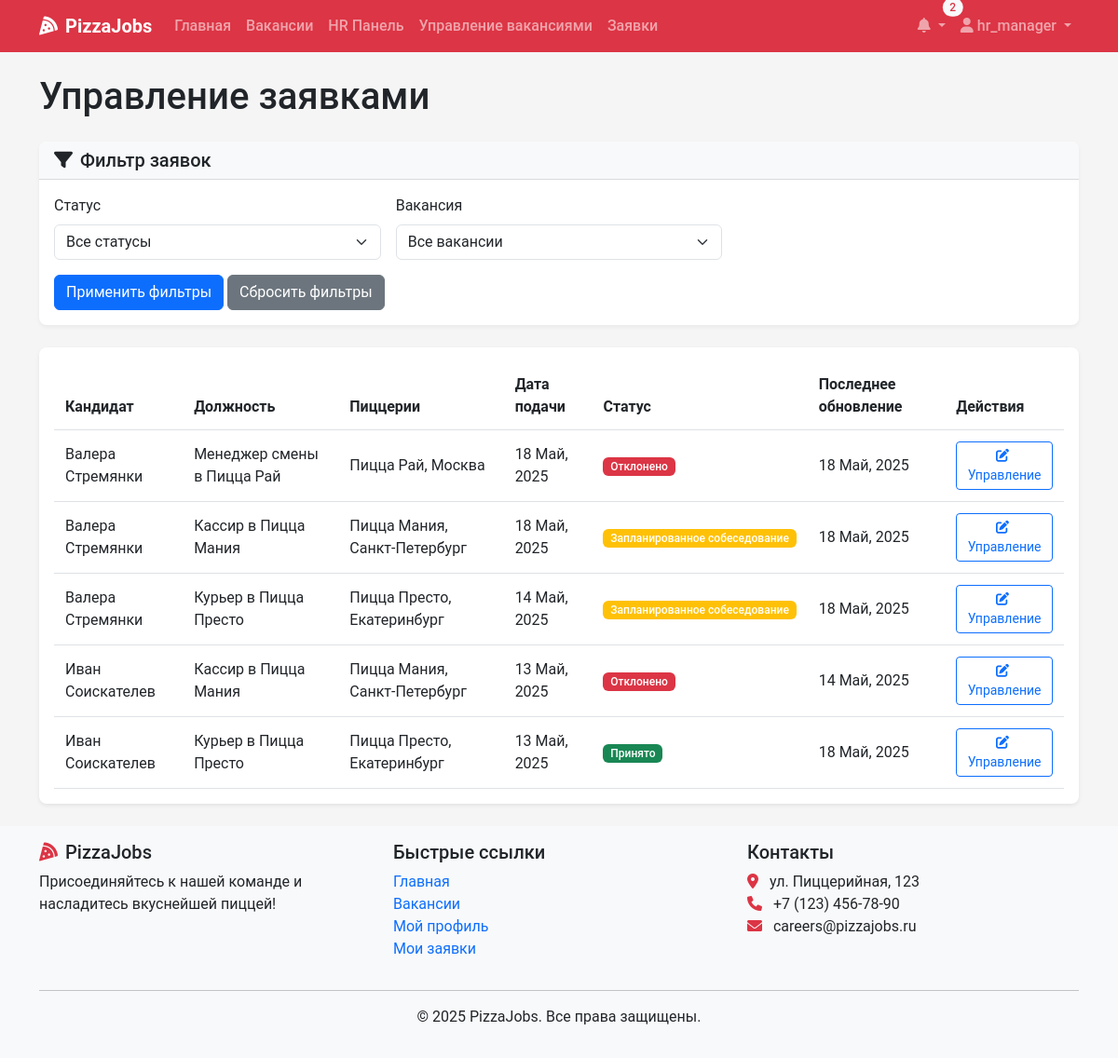
Page /applications/ (signed in) on the earlier database version.
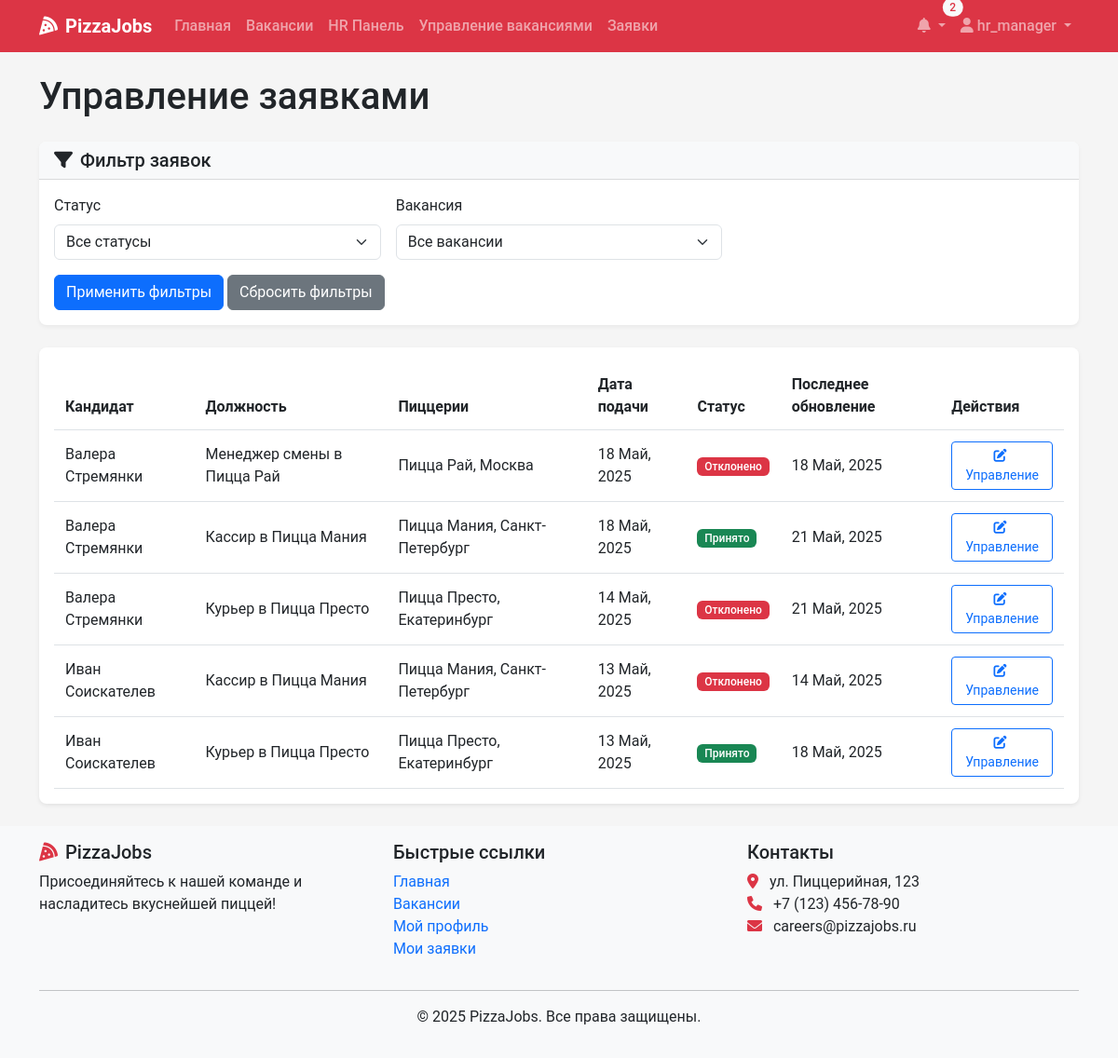
Same page on the later database version.
### recruitment/models.py (models this page shows, shortened)
class Application(models.Model):
    vacancy = models.ForeignKey(Vacancy, on_delete=models.CASCADE, related_name='applications')
    user = models.ForeignKey(User, on_delete=models.CASCADE, related_name='applications')
    resume = models.ForeignKey(Resume, on_delete=models.SET_NULL, null=True, blank=True, related_name='applications')
    cover_letter = models.TextField(blank=True, null=True)
    status = models.CharField(max_length=20, choices=ApplicationStatus.choices, default=ApplicationStatus.NEW)
    applied_at = models.DateTimeField(auto_now_add=True)
    updated_at = models.DateTimeField(auto_now=True)

class Vacancy(models.Model):
    title = models.CharField(max_length=100)
    position_type = models.ForeignKey(PositionType, on_delete=models.CASCADE, related_name='vacancies')
    restaurants = models.ManyToManyField(Restaurant, related_name='vacancies')
    description = models.TextField()
    requirements = models.TextField()
    responsibilities = models.TextField()
    conditions = models.TextField()
    salary_min = models.DecimalField(max_digits=10, decimal_places=2, null=True, blank=True)
    salary_max = models.DecimalField(max_digits=10, decimal_places=2, null=True, blank=True)
    is_active = models.BooleanField(default=True)
    created_at = models.DateTimeField(auto_now_add=True)
    updated_at = models.DateTimeField(auto_now=True)
    created_by = models.ForeignKey(User, on_delete=models.SET_NULL, null=True, related_name='created_vacancies')
    class Meta:
        verbose_name_plural = "Vacancies"

class Restaurant(models.Model):
    name = models.CharField(max_length=100)
    address = models.CharField(max_length=255)
    city = models.CharField(max_length=100)
    manager = models.ForeignKey(User, on_delete=models.SET_NULL, null=True, blank=True, related_name='managed_restaurants')

### recruitment/views.py (the view, shortened to what this page needs)
# urls.py: path('applications/', views.application_list, name='application_list'),
@login_required
def application_list(request):
    user_profile = get_object_or_404(UserProfile, user=request.user)
    if user_profile.role == UserRole.CANDIDATE:
        applications = Application.objects.filter(user=request.user).order_by('-applied_at')
        quick_applications = []
    elif user_profile.role == UserRole.HR_MANAGER:
        applications = Application.objects.all().order_by('-applied_at')
        quick_applications = QuickApplication.objects.all().order_by('-created_at')
    else:
        applications = Application.objects.all().order_by('-applied_at')
        quick_applications = QuickApplication.objects.all().order_by('-created_at')
    status_filter = request.GET.get('status', '')
    if status_filter:
        applications = applications.filter(status=status_filter)
    vacancy_filter = request.GET.get('vacancy', '')
    if vacancy_filter:
        applications = applications.filter(vacancy__id=vacancy_filter)
    paginator = Paginator(applications, 20)
    page_number = request.GET.get('page')
    page_obj = paginator.get_page(page_number)
    if user_profile.role == UserRole.RESTAURANT_MANAGER:
        vacancies = Vacancy.objects.filter(restaurants__manager=request.user)
    else:
        vacancies = Vacancy.objects.all()
    context = {
        'page_obj': page_obj,
        'statuses': ApplicationStatus.choices,
        'vacancies': vacancies,
        'selected_status': status_filter,
        'selected_vacancy': vacancy_filter,
    }
    return render(request, 'applications/list.html', context)

### recruitment/context_processors.py (called while the page is built)
def notifications_processor(request):
    if request.user.is_authenticated:
        unread_count = Notification.objects.filter(user=request.user, read=False).count()
        latest_notifs = Notification.objects.filter(user=request.user).order_by('-created_at')[:5]
    else:
        unread_count = 0
        latest_notifs = []
    return {
        'unread_count': unread_count,
        'latest_notifications': latest_notifs,
    }

### templates/applications/list.html (shortened to what the changed rows need)
{% extends 'base.html' %}
{% block content %}
<div class="container">
    <h1 class="mb-4">
        {% if user.profile.role == 'CANDIDATE' %}
            Мои заявки
        {% else %}
            Управление заявками
        {% endif %}
    </h1>
    <div class="card shadow">
        <div class="card-body">
            {% if page_obj %}
                <div class="table-responsive">
                    <table class="table table-hover align-middle">
                        <thead>
                            <tr>
                                {% if user.profile.role != 'CANDIDATE' %}
                                    <th>Кандидат</th>
                                {% endif %}
                                <th>Должность</th>
                                <th>Пиццерии</th>
                                <th>Дата подачи</th>
                                <th>Статус</th>
                                <th>Последнее обновление</th>
                                <th>Действия</th>
                            </tr>
                        </thead>
                        <tbody>
                            {% for application in page_obj %}
                                <tr>
                                    {% if user.profile.role != 'CANDIDATE' %}
                                        <td>
                                            {% if application.user %}
                                                {{ application.user.get_full_name }}
                                            {% else %}
                                                {{ application.full_name }}
                                                <span class="badge bg-info">Быстрый отклик</span>
                                            {% endif %}
                                        </td>
                                    {% endif %}
                                    <td>{{ application.vacancy.title }}</td>
                                    <td>
                                        {% if application.vacancy.restaurants.count == 1 %}
                                            {{ application.vacancy.restaurants.first.name }}, {{ application.vacancy.restaurants.first.city }}
                                        {% else %}
                                            Несколько ({{ application.vacancy.restaurants.count }})
                                        {% endif %}
                                    </td>
                                    <td>{{ application.applied_at|date:"d M, Y" }}</td>
                                    <td>
                                        <span class="badge {% if application.status == 'NEW' %}bg-primary{% elif application.status == 'REVIEWING' %}bg-info{% elif application.status == 'INTERVIEW_SCHEDULED' %}bg-warning{% elif application.status == 'ACCEPTED' %}bg-success{% elif application.status == 'REJECTED' %}bg-danger{% else %}bg-secondary{% endif %}">
                                            {{ application.get_status_display }}
                                        </span>
                                    </td>
                                    <td>{{ application.updated_at|date:"d M, Y" }}</td>
                                    <td>
                                        <a href="{% url 'application_detail' application.id %}" class="btn btn-sm btn-outline-primary">
                                            {% if user.profile.role == 'CANDIDATE' %}
                                                <i class="fas fa-eye me-1"></i>Просмотр
                                            {% else %}
                                                <i class="fas fa-edit me-1"></i>Управление
                                            {% endif %}
                                        </a>
                                    </td>
                                </tr>
                            {% endfor %}
                        </tbody>
                    </table>
                </div>
            {% endif %}
        </div>
    </div>
</div>
{% endblock %}

Differences in the rows shown:
changed Application (number 2 of 5 on the later page): status "Запланированное собеседование" → "Принято"; updated_at "18 Май, 2025" → "21 Май, 2025"
changed Application (number 3 of 5 on the later page): status "Запланированное собеседование" → "Отклонено"; updated_at "18 Май, 2025" → "21 Май, 2025"
